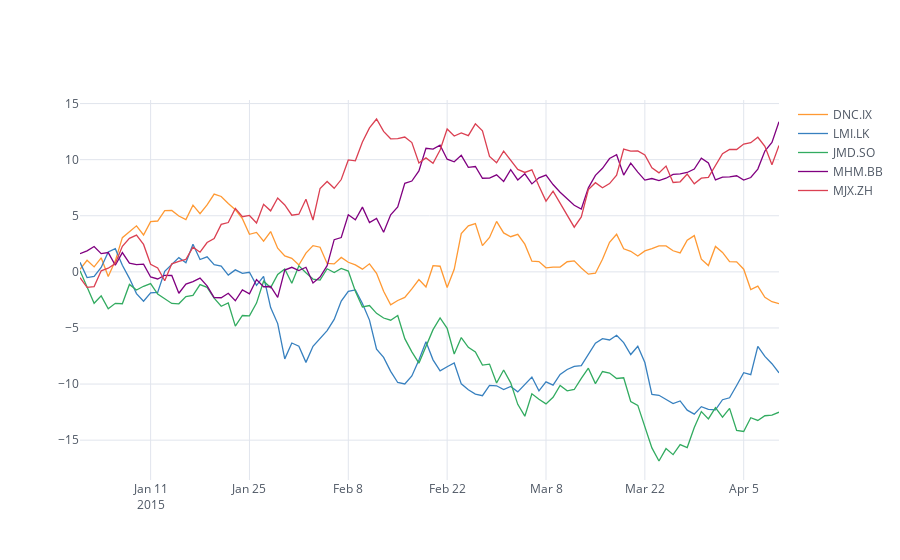

Notebook cell for this chart:
### Code cell
#Plotly Pandas Dataframe

import cufflinks as cf

pandas_df = cf.datagen.lines()

pandas_df.iplot() # More examples avilable at: https://plot.ly/ipython-notebooks/cufflinks/
